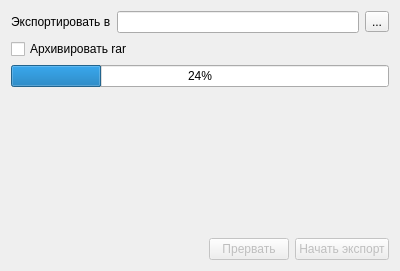
<ui version="4.0" >
 <class>ExportHL7v2_5_Wizard_2</class>
 <widget class="QDialog" name="ExportHL7v2_5_Wizard_2" >
  <property name="geometry" >
   <rect>
    <x>0</x>
    <y>0</y>
    <width>400</width>
    <height>271</height>
   </rect>
  </property>
  <property name="windowTitle" >
   <string>Экспорт данных о сотрудниках</string>
  </property>
  <layout class="QGridLayout" >
   <item row="0" column="0" >
    <layout class="QHBoxLayout" >
     <property name="spacing" >
      <number>6</number>
     </property>
     <property name="margin" >
      <number>0</number>
     </property>
     <item>
      <widget class="QLabel" name="label" >
       <property name="text" >
        <string>Экспортировать в</string>
       </property>
      </widget>
     </item>
     <item>
      <widget class="QLineEdit" name="edtDirName" />
     </item>
     <item>
      <widget class="QToolButton" name="btnSelectDir" >
       <property name="text" >
        <string>...</string>
       </property>
      </widget>
     </item>
    </layout>
   </item>
   <item row="2" column="0" >
    <layout class="QHBoxLayout" >
     <property name="spacing" >
      <number>6</number>
     </property>
     <property name="margin" >
      <number>0</number>
     </property>
    </layout>
   </item>
   <item row="4" column="0" >
    <widget class="CProgressBar" name="progressBar" >
     <property name="value" >
      <number>24</number>
     </property>
     <property name="orientation" >
      <enum>Qt::Horizontal</enum>
     </property>
    </widget>
   </item>
   <item row="5" column="0" >
    <widget class="QLabel" name="stat" >
     <property name="text" >
      <string/>
     </property>
    </widget>
   </item>
   <item row="6" column="0" >
    <spacer>
     <property name="orientation" >
      <enum>Qt::Vertical</enum>
     </property>
     <property name="sizeHint" stdset="0" >
      <size>
       <width>20</width>
       <height>40</height>
      </size>
     </property>
    </spacer>
   </item>
   <item row="7" column="0" >
    <layout class="QHBoxLayout" >
     <property name="spacing" >
      <number>6</number>
     </property>
     <property name="margin" >
      <number>0</number>
     </property>
     <item>
      <spacer>
       <property name="orientation" >
        <enum>Qt::Horizontal</enum>
       </property>
       <property name="sizeHint" stdset="0" >
        <size>
         <width>40</width>
         <height>20</height>
        </size>
       </property>
      </spacer>
     </item>
     <item>
      <widget class="QPushButton" name="btnAbort" >
       <property name="enabled" >
        <bool>false</bool>
       </property>
       <property name="text" >
        <string>Прервать</string>
       </property>
      </widget>
     </item>
     <item>
      <widget class="QPushButton" name="btnExport" >
       <property name="enabled" >
        <bool>false</bool>
       </property>
       <property name="text" >
        <string>Начать экспорт</string>
       </property>
      </widget>
     </item>
    </layout>
   </item>
   <item row="1" column="0" >
    <widget class="QCheckBox" name="checkRAR" >
     <property name="text" >
      <string>Архивировать rar</string>
     </property>
     <property name="checkable" >
      <bool>true</bool>
     </property>
    </widget>
   </item>
  </layout>
 </widget>
 <customwidgets>
  <customwidget>
   <class>CProgressBar</class>
   <extends>QProgressBar</extends>
   <header>library/ProgressBar.h</header>
  </customwidget>
 </customwidgets>
 <resources/>
 <connections/>
</ui>
